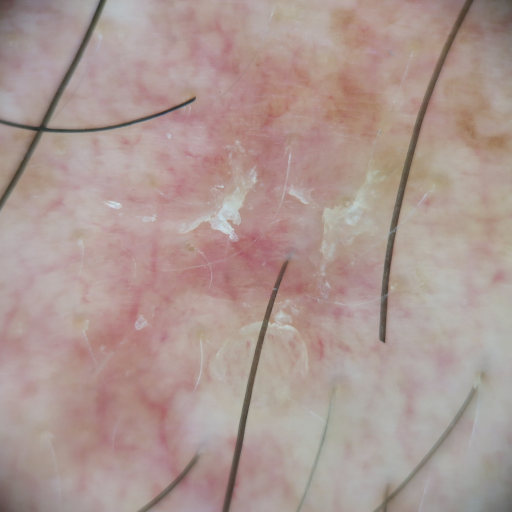
#> input picture program/images/original/train/bcc/bcc00001.jpg, 1024 x 1024 px (shown at 1/2 size)
$ python -i outer_circle_remover.py   (imports and definitions only)
#> lines starting #> are read from the running program, lines starting #| are printed output that depends on the picture; after the words box and inside, x2 and y2 are one past the last pixel; in counts of white or black regions, pixels touching at a corner belong together
import sys
import os

# add functions code
ruta_del_paquete = os.path.abspath(os.path.join(os.path.dirname(__file__), '..', '..'))
sys.path.append(ruta_del_paquete)

import numpy as np
import cv2 as cv
import functions.functions as fc


def get_skin_hist_peak(img, th=128):
    """
    Search for the most common intensity after the 'th' in the histogram of the image.
    """
    hist, bins = fc.calc_hist(img=img, range=[0, 255], num_bins=255)
    rigth_hist = hist[th:]
    peak = th + np.argmax(rigth_hist)

    return bins[peak]


def get_outer_circle(img, reduction_circel=0.1, window_size=7, min_corner_th=40):
    """
    Return the circle that encloses the image without background and the region of interest
    """
    img_red = img[:,:,2]
    img_h, img_w = img_red.shape[:2]

    if (np.max(img_red[:window_size, :window_size]) < min_corner_th or
        np.max(img_red[img_h - window_size:, :window_size]) < min_corner_th or
        np.max(img_red[:window_size, img_w - window_size:]) < min_corner_th or
        np.max(img_red[img_h - window_size:, img_w - window_size:]) < min_corner_th):

        _, initial_mask = cv.threshold(img_red,min_corner_th,255,cv.THRESH_BINARY)
        contours = fc.get_contours(initial_mask, order_by_area=True)

        # obtaining outher circle
        (x_circle, y_circle), radius = cv.minEnclosingCircle(contours[0])
        center = (int(x_circle), int(y_circle))
        reduced_radius = int(radius * (1-reduction_circel))

        # obtaining roi
        x1_rec, y1_rec, x2_rec, y2_rec = (max(0,int(x_circle - reduced_radius)),
                                         max(0,int(y_circle - reduced_radius)),
                                         min(int(x_circle + reduced_radius), img_w),
                                         min(int(y_circle + reduced_radius), img_h))

        return (center, reduced_radius), (x1_rec, y1_rec, x2_rec, y2_rec)
    return None


def get_preprocessed_circular_mask(img, reduction_circel=0.1, horizontal_resize=None):
    outer_circle = get_outer_circle(img, reduction_circel)
    if outer_circle is not None:
        circle, roi = outer_circle
        x1_rec, y1_rec, x2_rec, y2_rec = roi

        circle_translated = ((circle[0][0]-x1_rec, circle[0][1]-y1_rec), circle[1])

        img_no_corner = img[y1_rec:y2_rec, x1_rec:x2_rec]
        ch,cw = img_no_corner.shape[:2]

        circular_mask = fc.create_circle_mask(circle_translated, (ch,cw))
        if horizontal_resize is not None:
            circular_mask = fc.horizontal_resize(circular_mask, horizontal_resize, interpolation=cv.INTER_NEAREST)
        return circular_mask
    return None


def remove_outer_circle(img, new_bg_color=None, mean_bg_th = 150):
    outer_circle = get_outer_circle(img)

    if outer_circle is not None:
        circle, roi = outer_circle
        x1_rec, y1_rec, x2_rec, y2_rec = roi

        circle_translated = ((circle[0][0]-x1_rec, circle[0][1]-y1_rec), circle[1])
        img_no_corner = img[y1_rec:y2_rec, x1_rec:x2_rec]
        ch,cw = img_no_corner.shape[:2]
        circular_mask = fc.create_circle_mask(circle_translated, (ch,cw))

        if new_bg_color is None:
            peak_b = get_skin_hist_peak(img_no_corner[:, :, 0], th=mean_bg_th)
            peak_g = get_skin_hist_peak(img_no_corner[:, :, 1], th=mean_bg_th)
            peak_r = get_skin_hist_peak(img_no_corner[:, :, 2], th=mean_bg_th)
            img_no_corner = fc.apply_mask(img_no_corner, cv.bitwise_not(circular_mask), (peak_b, peak_g, peak_r))
        else:
            img_no_corner = fc.apply_mask(img_no_corner, cv.bitwise_not(circular_mask), new_bg_color)

        return img_no_corner
    return img

>>> import cv2
>>> picture = cv2.imread('../../../images/original/train/bcc/bcc00001.jpg')
#> picture is the input picture: shape (1024, 1024, 3); mean B, G, R 146.7, 151.7, 171.7
>>> result = remove_outer_circle(picture)
#> in get_outer_circle, `img_red = img[:,:,2]`:
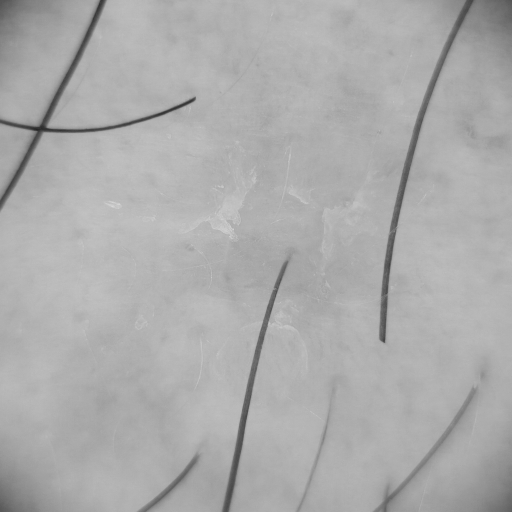
#> img_red: shape (1024, 1024) (shown at 1/2 size); min 35, max 219, mean 171.7

$ run again, on program/images/original/train/bcc/bcc00002.jpg
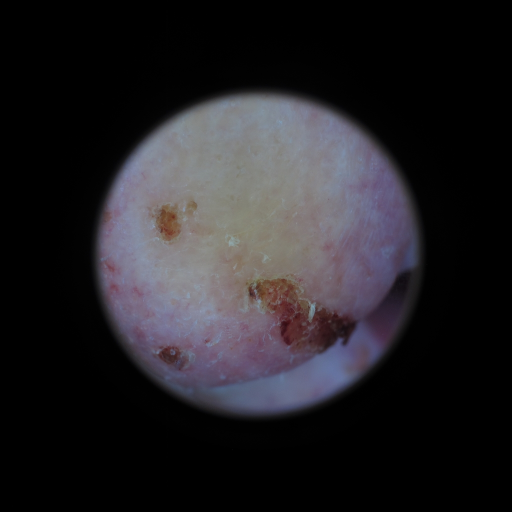
#> input picture program/images/original/train/bcc/bcc00002.jpg, 1024 x 1024 px (shown at 1/2 size)
#> picture is the input picture: shape (1024, 1024, 3); mean B, G, R 37.5, 33.8, 35.7
#> in get_outer_circle, `_, initial_mask = cv.threshold(img_red,min_corner_th,255,cv.THRESH_BIN..`:
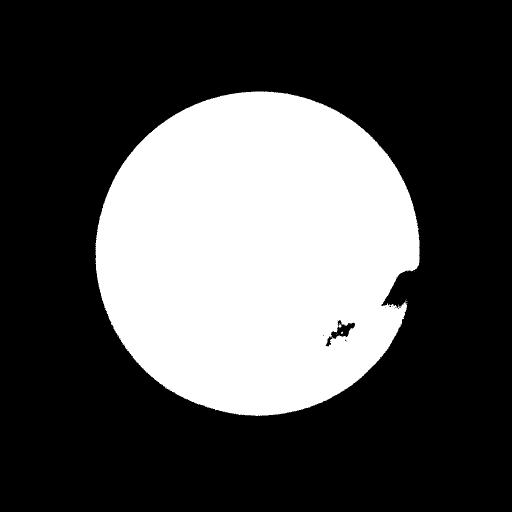
#> initial_mask: shape (1024, 1024) (shown at 1/2 size); 31% white; 12 white regions (11 under 20 px)
#> in get_contours, ``: contours = 8 contours, 7 with area under 20; largest, box (x1, y1, x2, y2) and area: (191, 183, 840, 832) 325484
#> x_circle = 516.5; y_circle = 507.5; radius = 326.3
#> center = (516, 507)
#> reduced_radius = 293
#> in get_outer_circle, `x1_rec, y1_rec, x2_rec, y2_rec = (max(0,int(x_circle - reduced_radius)..`: x1_rec = 223; y1_rec = 214; x2_rec = 809; y2_rec = 800
#> outer_circle = (((516, 507), 293), (223, 214, 809, 800))
#> circle = ((516, 507), 293); roi = (223, 214, 809, 800)
#> in remove_outer_circle, `x1_rec, y1_rec, x2_rec, y2_rec = roi`: x1_rec = 223; y1_rec = 214; x2_rec = 809; y2_rec = 800
#> circle_translated = ((293, 293), 293)
#> mask: shape (586, 586); 78.5% white; 4 black regions, box (x1, y1, x2, y2) and area: (0, 0, 293, 293) 18722, (294, 0, 586, 269) 18429, (0, 294, 269, 586) 18429, (318, 318, 586, 586) 18137
#> in calc_hist, ``: hist = 255 values, max 10595 at index 1, min 0 at index 178, mean 1346.7; bins = 256 values from 0 to 255
#> rigth_hist = 105 values, max 3379 at index 0, min 0 at index 28, mean 213.4
#> peak = 150
#> in apply_mask, ``:
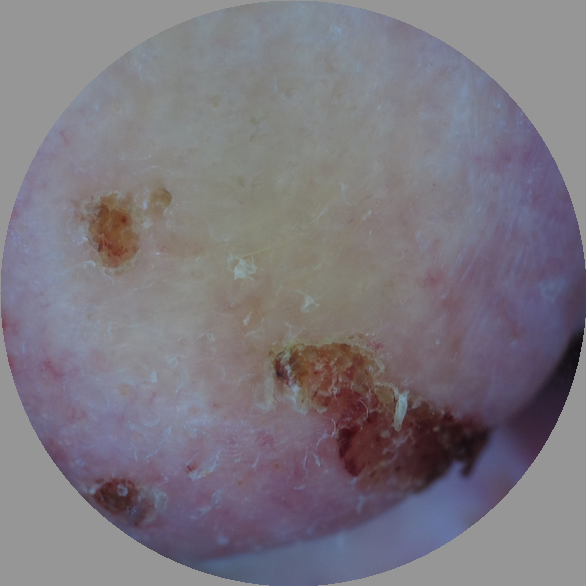
#> img_masked: shape (586, 586, 3); mean B, G, R 127.3, 119.1, 124.3

$ run again, on program/images/original/train/bcc/bcc00007.jpg
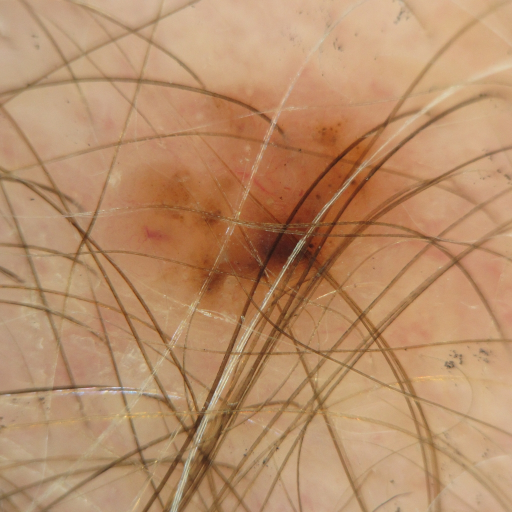
#> input picture program/images/original/train/bcc/bcc00007.jpg, 1024 x 1024 px (shown at 1/2 size)
#> picture is the input picture: shape (1024, 1024, 3); mean B, G, R 104.9, 141.6, 184
#> in get_outer_circle, `img_red = img[:,:,2]`:
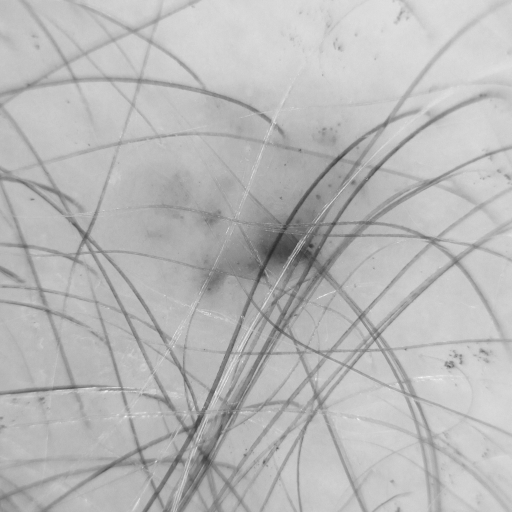
#> img_red: shape (1024, 1024) (shown at 1/2 size); min 39, max 255, mean 184
